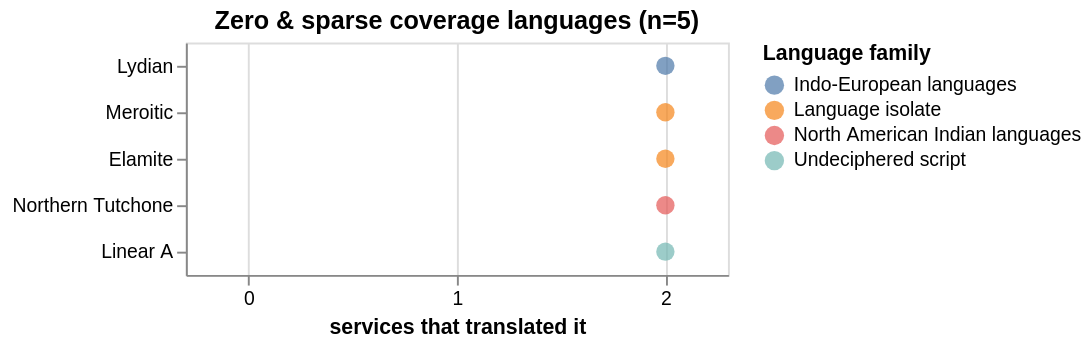

Notebook source saved alongside this figure:
### Code cell
low_chart

### Figure 1 — Vega specification as saved in the notebook (floating-point values rounded to 4 significant figures)
{"$schema": "https://vega.github.io/schema/vega/v6.json", "data": [{"name": "source_0"}, {"name": "data_0", "values": [{"language_code": "xld", "language_family": "Indo-European languages", "language_name": "Lydian", "n_services": 2}, {"language_code": "xmr", "language_family": "Language isolate", "language_name": "Meroitic", "n_services": 2}, {"language_code": "elx", "language_family": "Language isolate", "language_name": "Elamite", "n_services": 2}, {"language_code": "ttm", "language_family": "North American Indian languages", "language_name": "Northern Tutchone", "n_services": 2}, {"language_code": "lab", "language_family": "Undeciphered script", "language_name": "Linear A", "n_services": 2}]}, {"name": "source_0_y_domain_language_name", "values": [{"language_name": "Lydian", "sort_field": 2}, {"language_name": "Meroitic", "sort_field": 2}, {"language_name": "Elamite", "sort_field": 2}, {"language_name": "Northern Tutchone", "sort_field": 2}, {"language_name": "Linear A", "sort_field": 2}]}, {"name": "data_0_color_domain_language_family", "values": [{"language_family": "Indo-European languages"}, {"language_family": "Language isolate"}, {"language_family": "North American Indian languages"}, {"language_family": "Undeciphered script"}]}], "marks": [{"type": "symbol", "name": "marks", "from": {"data": "data_0"}, "encode": {"update": {"y": {"field": "language_name", "scale": "y"}, "opacity": {"value": 0.7}, "tooltip": {"signal": "{\"language_code\": isValid(datum[\"language_code\"]) ? datum[\"language_code\"] : \"\"+datum[\"language_code\"], \"language_name\": isValid(datum[\"language_name\"]) ? datum[\"language_name\"] : \"\"+datum[\"language_name\"], \"language_family\": isValid(datum[\"language_family\"]) ? datum[\"language_family\"] : \"\"+datum[\"language_family\"], \"n_services\": format(datum[\"n_services\"], \"\")}"}, "fill": {"field": "language_family", "scale": "color"}, "size": {"value": 90}, "shape": {"value": "circle"}, "x": {"field": "n_services", "scale": "x"}}}, "style": ["circle"]}], "scales": [{"name": "x", "type": "linear", "domain": [-0.3, 2.3], "range": [0, {"signal": "width"}], "zero": true}, {"name": "y", "type": "point", "domain": {"data": "source_0_y_domain_language_name", "field": "language_name", "sort": {"op": "max", "field": "sort_field"}}, "range": [0, {"signal": "height"}], "padding": 0.5}, {"name": "color", "type": "ordinal", "domain": {"data": "data_0_color_domain_language_family", "field": "language_family", "sort": true}, "range": "category"}], "axes": [{"scale": "x", "grid": true, "orient": "bottom", "ticks": false, "domain": false, "minExtent": 0, "maxExtent": 0, "values": [0, 1, 2], "labels": false, "gridScale": "y", "aria": false, "zindex": 0}, {"scale": "x", "values": [0, 1, 2], "labelFlush": true, "labelOverlap": true, "zindex": 0, "orient": "bottom", "grid": false, "title": "services that translated it"}, {"scale": "y", "grid": false, "zindex": 0, "orient": "left"}], "title": {"text": "Zero & sparse coverage languages (n=5)", "frame": "group"}, "width": 280, "padding": 5, "legends": [{"title": "Language family", "fill": "color", "symbolType": "circle", "encode": {"symbols": {"update": {"opacity": {"value": 0.7}}}}}], "height": 120, "background": "white", "style": "cell"}
